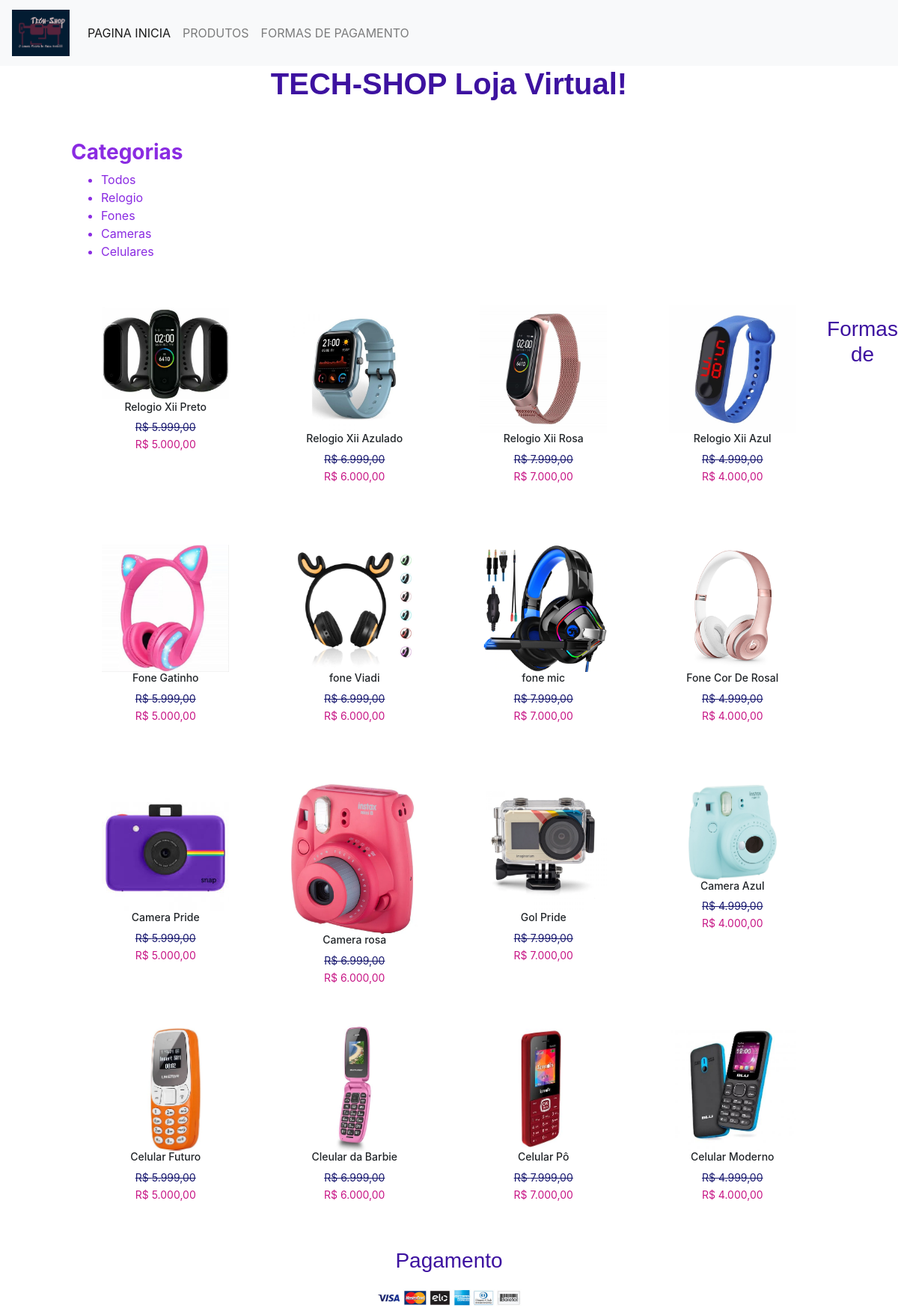
Page /pgprodutos.php on the committed database.
### tables this page shows
CREATE TABLE IF NOT EXISTS `produtos` (
  `id` int(5) NOT NULL AUTO_INCREMENT,
  `categorias` varchar(50) NOT NULL,
  `produto` varchar(100) NOT NULL,
  `descricao` varchar(150) NOT NULL,
  `valor` varchar(20) NOT NULL,
  `valor_final` varchar(20) NOT NULL,
  `imagem` varchar(100) NOT NULL,
  PRIMARY KEY (`id`)
);

### pgprodutos.php (the view, shortened to what this page needs)
<?php require_once("connectbd.php"); ?>
<!DOCTYPE html>
<html lang="pt-br">
<head>
    <link rel="stylesheet" href="Css/estilo.css">
    <link rel="stylesheet" href="https://stackpath.bootstrapcdn.com/bootstrap/4.1.3/css/bootstrap.min.css">
</head>
<body>
    <main>
        <?php  include("menu.php");   ?>
        <h1>
            <center>
                <p><b>TECH-SHOP Loja Virtual!</b></p>
            </center>
        </h1>
        <section id="produtos">
            <div class="tema">
                <h3><b>Categorias</b></h3>
                <ul class="tema">
                    <li onclick="exibir_categoria('produto')">Todos </li>
                    <li onclick="exibir_categoria('relogios')">Relogio</li>
                    <li onclick="exibir_categoria('fones')">Fones</li>
                    <li onclick="exibir_categoria('cameras')">Cameras</li>
                    <li onclick="exibir_categoria('celular')">Celulares</li>
                </ul>
            </div>
            <br>
            <div class="produtos">
                <?php
                    $sql = "select * from produtos";
                    $result = $connect->query($sql);
                    if($result->num_rows > 0){
                        while($row = $result->fetch_assoc()){
                ?>
                    <div class="produto <?php echo strtolower($row["categorias"]) ;?>" >
                        <img  src=" <?php echo $row ["imagem"];?>" />
                        <h1><?php echo $row["descricao"];?></h1>
                        <span class="valor">R$ <?php echo $row["valor"];?></span>
                        <span class="promo">R$ <?php echo $row["valor_final"];?></span>
                    </div>
                <?php
                        }
                    }
                    else
                    {
                        echo "Nenhum produto cadastrado!";
                    }
                ?>
            </div>
        </section>
    </main>
    <footer>
        <div>
            <h3 class="produtos">
                <p> Formas de Pagamento</p>
            </h3>
            <img src="imagens/(33).jpg">
        </div>
    </footer>
</body>
</html>

### menu.php (shortened to what this page needs)
<nav class="navbar navbar-expand-lg navbar-light bg-light">
    <a class="navbar-brand" href="index.php">
      <img src="./imagens/(77).png" width="77px" alt="">
    </a>
    <div class="collapse navbar-collapse" id="navbarNav">
        <ul class="navbar-nav">
            <li class="nav-item active">
                <a class="nav-link" href="index.php">PAGINA INICIA <span class="sr-only">(Página atual)</span></a>
            </li>
            <li class="nav-item">
                <a class="nav-link" href="pgprodutos.php">PRODUTOS</a>
            </li>
            <li class="nav-item">
                <a class="nav-link" href="pgfinal.php">FORMAS DE PAGAMENTO</a>
            </li>
        </ul>
    </div>
</nav>

### Css/estilo.css (style rules this page uses)
p { color:rgb(61, 18, 160); font-family: Verdana, Tahoma, sans-serif; }
.tema { align-items: center; color: blueviolet; font-style: bold; }
#produtos { width: 90%; margin: auto; padding: 35px; }
#produtos .produto { float: right; width: 75%; text-align: center; }
#produtos div.produto { float: left; width: 25%; height: 320px; padding: 20px; box-sizing: border-box; }
#produtos div.produto img { width: 170px; }
#produtos div.produto h1 { font-size: 14px; }
#produtos div.produto span.valor { font-size: 14px; color:midnightblue ; text-decoration: line-through; display: block; }
#produtos div.produto span.promo { font-size: 14px; color: mediumvioletred; }
footer div { text-align: center; }
footer div img { width: 200px; }

### rows in the picture
produtos: imagem (picture), descricao "Relogio Xii Preto", valor "5.999,00", valor_final "5.000,00"
produtos: imagem (picture), descricao "Relogio Xii Azulado", valor "6.999,00", valor_final "6.000,00"
produtos: imagem (picture), descricao "Relogio Xii Rosa", valor "7.999,00", valor_final "7.000,00"
produtos: imagem (picture), descricao "Relogio Xii Azul", valor "4.999,00", valor_final "4.000,00"
produtos: imagem (picture), descricao "Fone Gatinho", valor "5.999,00", valor_final "5.000,00"
produtos: imagem (picture), descricao "fone Viadi", valor "6.999,00", valor_final "6.000,00"
produtos: imagem (picture), descricao "fone mic", valor "7.999,00", valor_final "7.000,00"
produtos: imagem (picture), descricao "Fone Cor De Rosal", valor "4.999,00", valor_final "4.000,00"
produtos: imagem (picture), descricao "Camera Pride", valor "5.999,00", valor_final "5.000,00"
produtos: imagem (picture), descricao "Camera rosa", valor "6.999,00", valor_final "6.000,00"
produtos: imagem (picture), descricao "Gol Pride", valor "7.999,00", valor_final "7.000,00"
produtos: imagem (picture), descricao "Camera Azul", valor "4.999,00", valor_final "4.000,00"
produtos: imagem (picture), descricao "Celular Futuro", valor "5.999,00", valor_final "5.000,00"
produtos: imagem (picture), descricao "Cleular da Barbie", valor "6.999,00", valor_final "6.000,00"
produtos: imagem (picture), descricao "Celular Pô", valor "7.999,00", valor_final "7.000,00"
produtos: imagem (picture), descricao "Celular Moderno", valor "4.999,00", valor_final "4.000,00"
